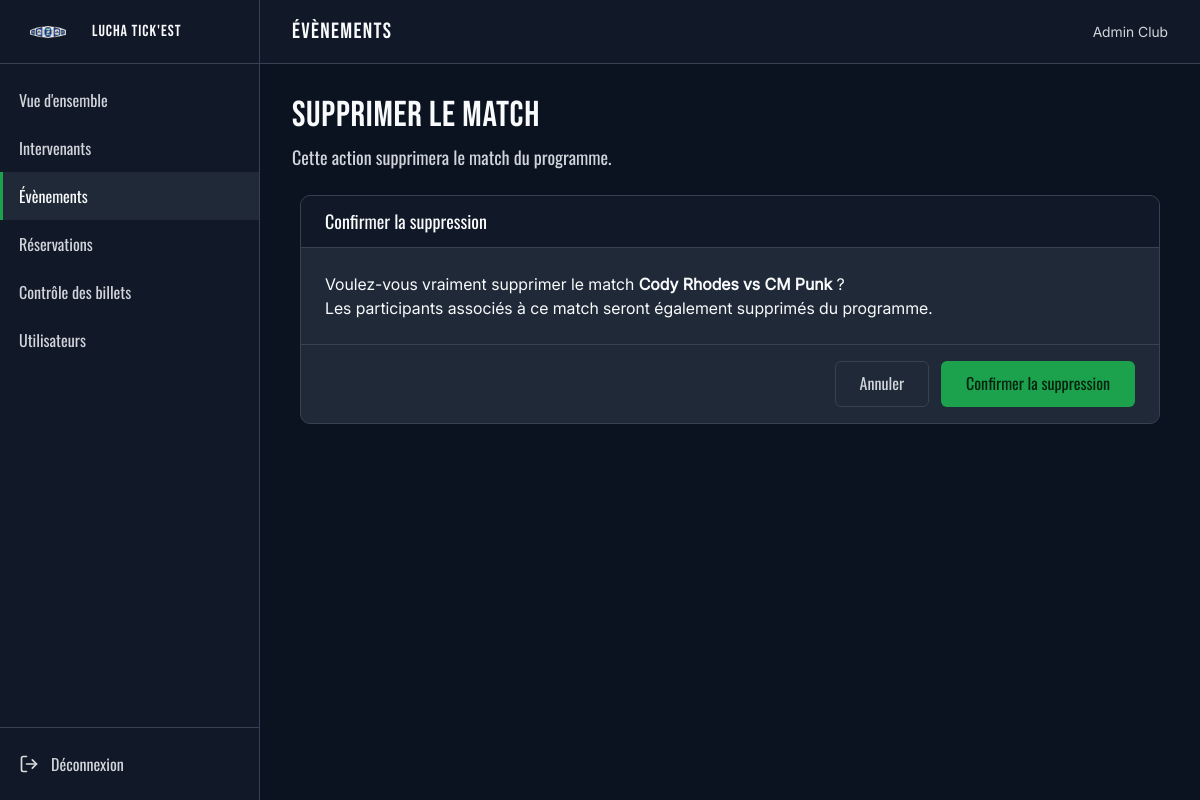
Page /admin/evenement-match-suppression.php?id=1 (signed in) on the committed database.
### tables this page shows
CREATE TABLE utilisateur (
    id_utilisateur INT NOT NULL AUTO_INCREMENT,
    prenom VARCHAR(100) NOT NULL,
    nom VARCHAR(100) NOT NULL,
    email VARCHAR(255) NOT NULL,
    mdp_hash VARCHAR(255) NOT NULL,
    role_utilisateur VARCHAR(10) NOT NULL DEFAULT 'MEMBRE',
    date_creation_compte DATETIME NOT NULL DEFAULT CURRENT_TIMESTAMP,

    CONSTRAINT pk_utilisateur
        PRIMARY KEY (id_utilisateur),

    CONSTRAINT uq_utilisateur_email
        UNIQUE (email),

    CONSTRAINT chk_utilisateur_prenom_non_vide
        CHECK (CHAR_LENGTH(TRIM(prenom)) > 0),

    CONSTRAINT chk_utilisateur_nom_non_vide
        CHECK (CHAR_LENGTH(TRIM(nom)) > 0),

    CONSTRAINT chk_utilisateur_email_non_vide
        CHECK (CHAR_LENGTH(TRIM(email)) > 0),

    CONSTRAINT chk_utilisateur_mdp_hash_non_vide
        CHECK (CHAR_LENGTH(TRIM(mdp_hash)) > 0),

    CONSTRAINT chk_utilisateur_role
        CHECK (role_utilisateur IN ('MEMBRE', 'ADMIN'))
);

CREATE TABLE match_evenement (
    id_match INT NOT NULL AUTO_INCREMENT,
    nom_match VARCHAR(150) NOT NULL,
    ordre_match TINYINT UNSIGNED NOT NULL,
    id_evenement INT NOT NULL,
    id_type_match INT NOT NULL,

    CONSTRAINT pk_match_evenement
        PRIMARY KEY (id_match),

    CONSTRAINT uq_match_evenement_ordre
        UNIQUE (id_evenement, ordre_match),

    CONSTRAINT chk_match_evenement_nom_non_vide
        CHECK (
            CHAR_LENGTH(TRIM(nom_match)) > 0
        ),

    CONSTRAINT chk_match_evenement_ordre_positif
        CHECK (
            ordre_match >= 1
        ),

    CONSTRAINT fk_match_evenement_evenement
        FOREIGN KEY (id_evenement)
        REFERENCES evenement (id_evenement)
        ON UPDATE RESTRICT
        ON DELETE RESTRICT,

    CONSTRAINT fk_match_evenement_type
        FOREIGN KEY (id_type_match)
        REFERENCES type_match (id_type_match)
        ON UPDATE RESTRICT
        ON DELETE RESTRICT
);

### public/admin/evenement-match-suppression.php (called while the page is built, shortened)
<?php
require dirname(__DIR__, 2) . '/config/bootstrap.php';
$idMatch = (int) ($_GET['id'] ?? 0);
$matchRepository = new MatchRepository($pdo);
$match = $matchRepository->findById($idMatch);
$idEvenement = (int) $match['id_evenement'];
$topbarTitle = 'Évènements';
require dirname(__DIR__, 2) . '/app/Views/layouts/admin.php';

### config/bootstrap.php (called while the page is built, shortened)
<?php
$config = require __DIR__ . '/app.php';
$database = new Database($config['database']);
$pdo = $database->getConnection();
$pdo->exec('SET time_zone = ' . $pdo->quote(date('P')));
$sessionUtilisateur = $_SESSION['utilisateur'] ?? null;
$utilisateurConnecte = is_array($sessionUtilisateur) ? $sessionUtilisateur : null;
if (
    $utilisateurConnecte !== null && isset($utilisateurConnecte['id'])
) {
    $utilisateurRepository = new UtilisateurRepository($pdo);
    $utilisateurActuel = $utilisateurRepository->findById((int) $utilisateurConnecte['id']);
    if ($utilisateurActuel === null) {
        unset($_SESSION['utilisateur']);
        $utilisateurConnecte = null;
    } else {
        $utilisateurConnecte = $_SESSION['utilisateur'];
    }
}

### app/Repositories/UtilisateurRepository.php (called while the page is built, shortened)
<?php
class UtilisateurRepository
{
    private PDO $pdo;
    public function __construct(PDO $pdo)
    {
        $this->pdo = $pdo;
    }
    public function findById(int $idUtilisateur): ?array
    {
        $statement = $this->pdo->prepare(
            'SELECT
            id_utilisateur,
            prenom,
            nom,
            email,
            mdp_hash,
            role_utilisateur,
            date_creation_compte
        FROM utilisateur
        WHERE id_utilisateur = :id_utilisateur'
        );
        $statement->execute([
            'id_utilisateur' => $idUtilisateur,
        ]);
        $utilisateur = $statement->fetch();
        return $utilisateur ?: null;
    }
}

### app/Repositories/MatchRepository.php (called while the page is built, shortened)
<?php
class MatchRepository
{
    private PDO $pdo;
    public function __construct(PDO $pdo)
    {
        $this->pdo = $pdo;
    }
    public function findById(int $id): ?array
    {
        $statement = $this->pdo->prepare(
            'SELECT
            me.id_match,
            me.nom_match,
            me.ordre_match,
            me.id_evenement,
            me.id_type_match,
            tm.libelle_type_match
        FROM match_evenement me
        INNER JOIN type_match tm
            ON tm.id_type_match = me.id_type_match
        WHERE me.id_match = :id'
        );
        $statement->execute([
            'id' => $id,
        ]);
        $match = $statement->fetch();
        return $match ?: null;
    }
}

### app/Views/pages/admin/evenement-match-suppression.php (the view, shortened to what this page needs)
<main class="admin-content">
    <div class="admin-header">
        <div class="admin-header__text">
            <h1>Supprimer le match</h1>
            <p class="admin-header__description">
                Cette action supprimera le match du programme.
            </p>
        </div>
    </div>
    <div class="admin-centered admin-centered--wide">
        <form method="post">
            <section class="panel">
                <div class="panel__head">
                    <h2 class="panel__title">Confirmer la suppression</h2>
                </div>
                <div class="panel__body">
                    <p>
                        Voulez-vous vraiment supprimer le match
                        <strong>
                            <?= htmlspecialchars($match['nom_match'], ENT_QUOTES, 'UTF-8') ?>
                        </strong>
                        ?
                    </p>
                    <p>Les participants associés à ce match seront également supprimés du programme.</p>
                </div>
                <div class="panel__foot">
                    <div class="admin-form-actions">
                        <a class="btn btn--ghost" href="/admin/evenement.php?id=<?= $idEvenement ?>">Annuler</a>
                        <button class="btn btn--primary" type="submit">Confirmer la suppression</button>
                    </div>
                </div>
            </section>
        </form>
    </div>
</main>

### app/Views/partials/admin/topbar.php
<header class="admin-topbar">
    <p class="admin-topbar__title"><?= htmlspecialchars($topbarTitle ?? $pageTitle, ENT_QUOTES, 'UTF-8') ?></p>
    <p class="admin-topbar__user">
        <?= htmlspecialchars(
            $utilisateurConnecte['prenom'] . ' ' . $utilisateurConnecte['nom']
        ) ?>
    </p>
</header>

### public/assets/css/base.css (style rules this page uses)
:root { color-scheme: dark; --c-bg: #0b1220; --c-bg-alt: #111827; --c-surface: #1f2937; --c-text: #f9fafb; --c-text-muted: #d1d5db; --c-border: #374151; --c-accent: #1ca24c; --c-accent-light: #4ade80; --c-accent-2: #1042af; --c-warning: #fbe484; --c-danger: #f9867d; --c-accent-dark: #17853f; --c-accent-2-dark: #0d368f; --c-accent-soft: rgba(28, 162, 76, 0.14); --c-danger-soft: rgba(249, 134, 125, 0.14); --c-warning-soft: rgba(251, 228, 132, 0.14); --c-surface-soft: rgba(249, 250, 251, 0.04); --f-title: "Bebas Neue", "Oswald", Impact, sans-serif; --f-alt: "Oswald", "Bebas Neue", sans-serif; --f-body: "Inter", Arial, sans-serif; }
*, *::before, *::after { box-sizing: border-box; }
body { margin: 0; min-height: 100vh; display: flex; flex-direction: column; background-color: var(--c-bg); color: var(--c-text); font-family: var(--f-body); font-size: 1rem; line-height: 1.5; }
a { color: inherit; text-decoration: none; }
button, input, select, textarea { font: inherit; color: inherit; }
button { cursor: pointer; }
h1, h2, h3, h4, p { margin: 0; }
h1, h2, h3, h4 { font-weight: 400; line-height: 1.1; }

### public/assets/css/components.css (style rules this page uses)
.btn { display: inline-flex; align-items: center; justify-content: center; gap: 0.5rem; padding: 0.75rem 1.5rem; border: 1px solid transparent; border-radius: 6px; background-color: var(--c-surface); color: var(--c-text); font-family: var(--f-alt); font-size: 1rem; line-height: 1.2; text-align: center; }
.btn--primary { background-color: var(--c-accent); color: #05210f; }
.btn--ghost { background-color: transparent; border-color: var(--c-border); color: var(--c-text-muted); }

### public/assets/css/admin.css (style rules this page uses)
.admin-topbar { position: sticky; top: 0; z-index: 20; display: flex; align-items: center; justify-content: space-between; gap: 1rem; height: 64px; padding: 0 2rem; background-color: var(--c-bg-alt); border-bottom: 1px solid var(--c-border); }
.admin-topbar__title { font-family: var(--f-title); font-size: 1.375rem; letter-spacing: 0.06em; text-transform: uppercase; }
.admin-topbar__user { font-size: 0.875rem; color: var(--c-text-muted); }
.admin-content { flex: 1; padding: 2rem; }
.admin-content > * + * { margin-top: 1.5rem; }
.admin-header { display: flex; flex-wrap: wrap; align-items: flex-start; justify-content: space-between; gap: 1rem; }
.admin-header__text { min-width: 0; }
.admin-header h1 { font-family: var(--f-title); font-size: 2.25rem; letter-spacing: 0.02em; text-transform: uppercase; }
.admin-header__description { margin-top: 0.5rem; font-family: var(--f-alt); font-size: 1.125rem; color: var(--c-text-muted); }
.panel { overflow: hidden; background-color: var(--c-surface); border: 1px solid var(--c-border); border-radius: 10px; }
.panel__head { display: flex; flex-wrap: wrap; align-items: center; justify-content: space-between; gap: 0.75rem; padding: 1rem 1.5rem; background-color: var(--c-bg-alt); border-bottom: 1px solid var(--c-border); }
.panel__title { font-family: var(--f-alt); font-size: 1.125rem; }
.panel__body { padding: 1.5rem; }
.panel__foot { display: flex; flex-wrap: wrap; justify-content: flex-end; gap: 0.75rem; padding: 1rem 1.5rem; border-top: 1px solid var(--c-border); }

### public/assets/css/admin-components.css (style rules this page uses)
.admin-form-actions { display: flex; flex-wrap: wrap; align-items: center; justify-content: flex-end; gap: 0.75rem; }
.admin-centered { display: flex; justify-content: center; }
.admin-centered > form { width: 100%; max-width: 480px; }
.admin-centered--wide > form { max-width: 860px; }
.admin-centered .panel { width: 100%; }

### rows in the picture
utilisateur: prenom+nom "Admin Club"
match_evenement: nom_match "Cody Rhodes vs CM Punk"

### other values in the picture
$topbarTitle "ÉVÈNEMENTS"
